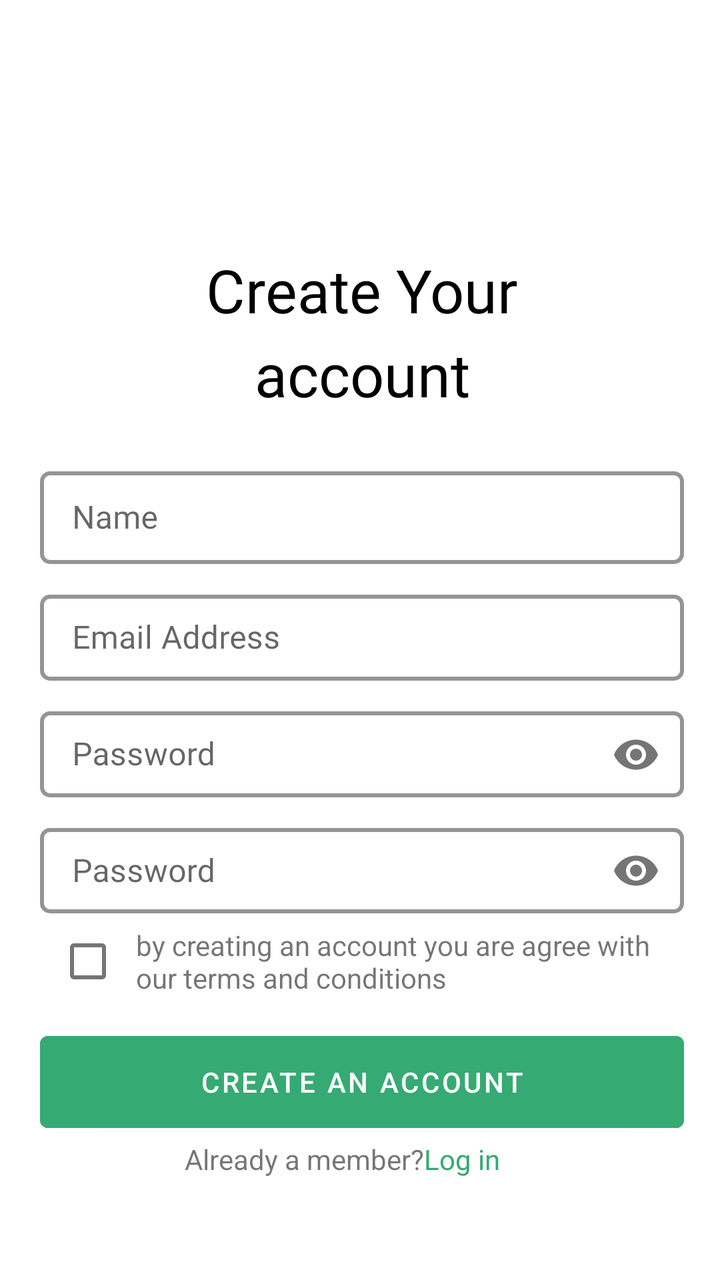
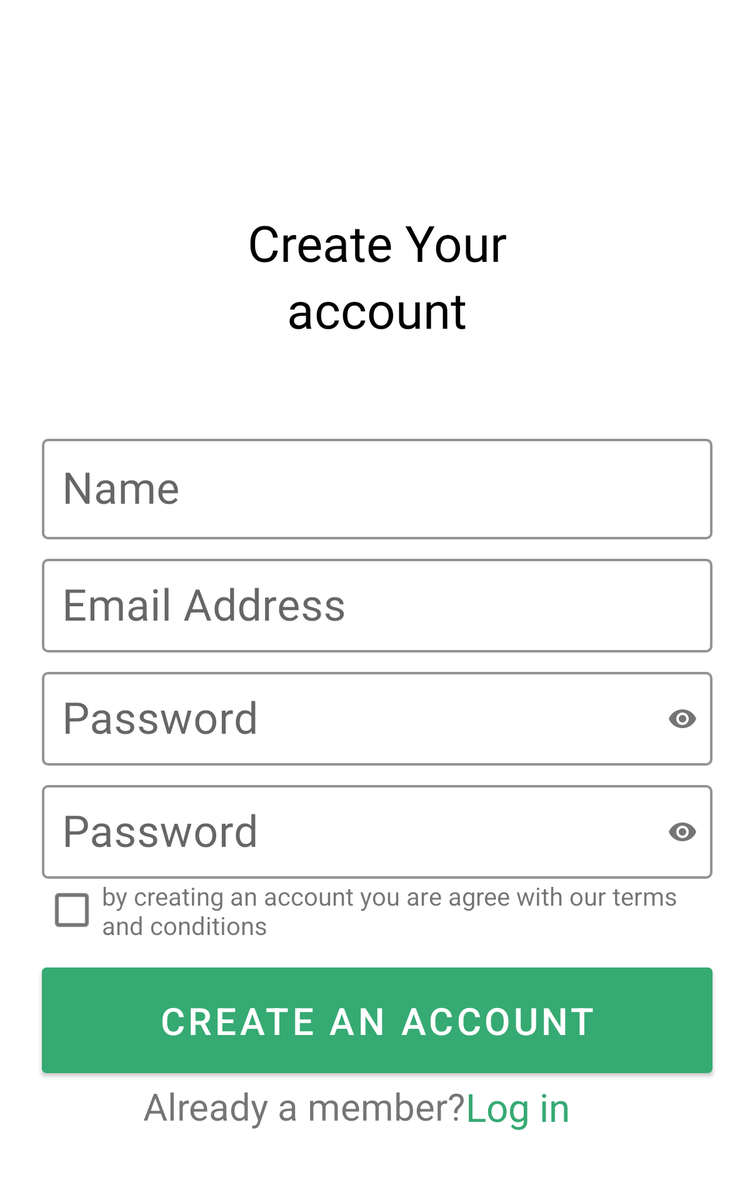

First picture: res/layout/ on a phone held upright. Second picture: the repository's own variant of that layout, on a device whose configuration matches the variant's folder. Source for both follows.
<!-- AndroidManifest.xml: application theme Theme.ECommerceDemo -->
<!-- res/layout/activity_register.xml -->
<?xml version="1.0" encoding="utf-8"?>
<androidx.constraintlayout.widget.ConstraintLayout
    xmlns:android="http://schemas.android.com/apk/res/android"
    xmlns:app="http://schemas.android.com/apk/res-auto"
    xmlns:tools="http://schemas.android.com/tools"
    android:layout_width="match_parent"
    android:layout_height="match_parent"
    tools:context=".register.Register">


    <androidx.constraintlayout.widget.ConstraintLayout
        android:layout_width="match_parent"
        android:layout_height="match_parent"
        app:layout_constraintBottom_toBottomOf="parent"
        app:layout_constraintEnd_toEndOf="parent"
        app:layout_constraintStart_toStartOf="parent"
        app:layout_constraintTop_toTopOf="parent">

        <com.google.android.material.imageview.ShapeableImageView
            android:id="@+id/shapeableImageView3"
            android:layout_width="80dp"
            android:layout_height="80dp"
            android:src="@drawable/logo_green"
            app:layout_constraintEnd_toEndOf="parent"
            app:layout_constraintStart_toStartOf="parent"
            app:layout_constraintTop_toTopOf="@+id/glv1" />


        <com.google.android.material.textview.MaterialTextView
            android:id="@+id/materialTextView4"
            android:layout_width="wrap_content"
            android:layout_height="wrap_content"
            android:fontFamily="@font/montserrat_regular"
            android:text="@string/create_your"
            android:textColor="@color/black"
            android:textSize="30sp"
            app:layout_constraintEnd_toStartOf="@+id/guideline6"
            app:layout_constraintStart_toStartOf="@+id/glh1"
            app:layout_constraintTop_toBottomOf="@+id/shapeableImageView3" />

        <com.google.android.material.textview.MaterialTextView
            android:id="@+id/materialTextView5"
            android:layout_width="wrap_content"
            android:layout_height="wrap_content"
            android:fontFamily="@font/montserrat_regular"
            android:text="@string/account"
            android:textColor="@color/black"
            android:textSize="@dimen/dim_reg_font_size"
            app:layout_constraintBottom_toTopOf="@+id/glv2"
            app:layout_constraintEnd_toStartOf="@+id/guideline6"
            app:layout_constraintStart_toStartOf="@+id/glh1"
            app:layout_constraintTop_toBottomOf="@+id/materialTextView4" />

        <com.google.android.material.textfield.TextInputLayout
            android:id="@+id/til_name"
            style="@style/Widget.MaterialComponents.TextInputLayout.OutlinedBox"
            android:layout_width="0dp"
            android:layout_height="0dp"
            android:hint="@string/name"
            app:boxBackgroundColor="@color/white"
            app:boxCornerRadiusBottomEnd="5dp"
            app:boxCornerRadiusBottomStart="5dp"
            app:boxCornerRadiusTopEnd="5dp"
            app:boxCornerRadiusTopStart="5dp"
            app:boxStrokeColor="@color/black"
            app:boxStrokeWidth="2dp"
            app:hintTextColor="@color/black"
            app:layout_constraintDimensionRatio="10:1.6"
            app:layout_constraintEnd_toStartOf="@+id/guideline6"
            app:layout_constraintStart_toStartOf="@+id/glh1"
            app:layout_constraintTop_toTopOf="@+id/glv3">


            <com.google.android.material.textfield.TextInputEditText
                android:id="@+id/et_name"
                android:layout_width="match_parent"
                android:layout_height="match_parent"
                android:fontFamily="@font/montserrat_regular"
                android:inputType="text"
                android:maxLength="25"
                android:maxLines="1"
                android:textSize="16sp" />

        </com.google.android.material.textfield.TextInputLayout>

        <com.google.android.material.textfield.TextInputLayout
            android:id="@+id/til_emailAddress"
            style="@style/Widget.MaterialComponents.TextInputLayout.OutlinedBox"
            android:layout_width="0dp"
            android:layout_height="0dp"
            android:layout_marginTop="10dp"
            android:hint="@string/Email_Address"
            app:boxBackgroundColor="@color/white"
            app:boxCornerRadiusBottomEnd="5dp"
            app:boxCornerRadiusBottomStart="5dp"
            app:boxCornerRadiusTopEnd="5dp"
            app:boxCornerRadiusTopStart="5dp"
            app:boxStrokeColor="@color/black"
            app:boxStrokeWidth="2dp"
            app:hintTextColor="@color/black"
            app:layout_constraintDimensionRatio="10:1.5"
            app:layout_constraintEnd_toEndOf="@+id/til_name"
            app:layout_constraintStart_toStartOf="@+id/til_name"
            app:layout_constraintTop_toBottomOf="@+id/til_name">


            <com.google.android.material.textfield.TextInputEditText
                android:id="@+id/et_email"
                android:layout_width="match_parent"
                android:layout_height="match_parent"
                android:fontFamily="@font/montserrat_regular"
                android:inputType="text"
                android:maxLength="25"
                android:maxLines="1"
                android:textSize="16sp" />

        </com.google.android.material.textfield.TextInputLayout>


        <com.google.android.material.textfield.TextInputLayout
            android:id="@+id/til_password"
            style="@style/Widget.MaterialComponents.TextInputLayout.OutlinedBox"
            android:layout_width="0dp"
            android:layout_height="0dp"
            android:layout_marginTop="10dp"
            android:hint="@string/password"
            app:boxCornerRadiusBottomEnd="5dp"
            app:boxCornerRadiusBottomStart="5dp"
            app:boxCornerRadiusTopEnd="5dp"
            app:boxCornerRadiusTopStart="5dp"
            app:boxStrokeColor="@color/black"
            app:boxStrokeWidth="2dp"
            app:hintTextColor="@color/black"
            app:layout_constraintDimensionRatio="10:1.5"
            app:layout_constraintEnd_toEndOf="@+id/til_name"
            app:layout_constraintStart_toStartOf="@+id/til_name"
            app:layout_constraintTop_toBottomOf="@+id/til_emailAddress"
            app:passwordToggleEnabled="true">


            <com.google.android.material.textfield.TextInputEditText
                android:id="@+id/et_password"
                android:layout_width="match_parent"
                android:layout_height="match_parent"
                android:fontFamily="@font/montserrat_regular"
                android:inputType="textPassword"
                android:textSize="16sp" />

        </com.google.android.material.textfield.TextInputLayout>


        <com.google.android.material.textfield.TextInputLayout
            android:id="@+id/til_cpassword"
            style="@style/Widget.MaterialComponents.TextInputLayout.OutlinedBox"
            android:layout_width="0dp"
            android:layout_height="0dp"
            android:layout_marginTop="10dp"
            android:hint="@string/password"
            app:boxCornerRadiusBottomEnd="5dp"
            app:boxCornerRadiusBottomStart="5dp"
            app:boxCornerRadiusTopEnd="5dp"
            app:boxCornerRadiusTopStart="5dp"
            app:boxStrokeColor="@color/black"
            app:boxStrokeWidth="2dp"
            app:hintTextColor="@color/black"
            app:layout_constraintDimensionRatio="10:1.5"
            app:layout_constraintEnd_toEndOf="@+id/til_name"
            app:layout_constraintStart_toStartOf="@+id/til_name"
            app:layout_constraintTop_toBottomOf="@+id/til_password"
            app:passwordToggleEnabled="true">


            <com.google.android.material.textfield.TextInputEditText
                android:id="@+id/et_cpassword"
                android:layout_width="match_parent"
                android:layout_height="match_parent"
                android:fontFamily="@font/montserrat_regular"
                android:inputType="textPassword"
                android:textSize="16sp" />

        </com.google.android.material.textfield.TextInputLayout>


        <CheckBox
            android:id="@+id/checkBox"
            android:layout_width="wrap_content"
            android:layout_height="wrap_content"
            app:layout_constraintStart_toStartOf="@+id/til_name"
            app:layout_constraintTop_toBottomOf="@+id/til_cpassword" />

        <com.google.android.material.textview.MaterialTextView
            android:id="@+id/materialTextView6"
            android:layout_width="0dp"
            android:layout_height="wrap_content"
            android:text="@string/by_creating_an_account_you_are_agree_with_our_terms_and_conditions"
            app:layout_constraintBottom_toBottomOf="@+id/checkBox"
            app:layout_constraintEnd_toEndOf="@+id/til_name"
            app:layout_constraintStart_toEndOf="@+id/checkBox"
            app:layout_constraintTop_toBottomOf="@+id/til_cpassword" />


        <com.google.android.material.button.MaterialButton
            android:id="@+id/btn_register"
            android:layout_width="0dp"
            android:layout_height="0dp"
            android:backgroundTint="@color/green"
            android:text="@string/create_an_account"
            app:layout_constraintDimensionRatio="10:1.8"
            app:layout_constraintEnd_toEndOf="@+id/til_name"
            app:layout_constraintStart_toStartOf="@+id/til_name"
            app:layout_constraintTop_toTopOf="@+id/glv4" />

        <com.google.android.material.textview.MaterialTextView
            android:id="@+id/materialTextView7"
            android:layout_width="wrap_content"
            android:layout_height="wrap_content"
            android:text="@string/alreadyaMember"
            app:layout_constraintEnd_toStartOf="@+id/tv_login"
            app:layout_constraintHorizontal_bias="0.5"
            app:layout_constraintHorizontal_chainStyle="packed"
            app:layout_constraintStart_toStartOf="parent"
            app:layout_constraintTop_toBottomOf="@+id/btn_register" />

        <com.google.android.material.textview.MaterialTextView
            android:id="@+id/tv_login"
            android:layout_width="wrap_content"
            android:layout_height="wrap_content"
            android:fontFamily="@font/montserrat_semibold"
            android:text="@string/log_in"
            android:textColor="@color/green"
            app:layout_constraintEnd_toEndOf="parent"
            app:layout_constraintEnd_toStartOf="@+id/guideline6"
            app:layout_constraintHorizontal_bias="0.5"
            app:layout_constraintStart_toEndOf="@+id/materialTextView7"
            app:layout_constraintTop_toTopOf="@+id/materialTextView7" />

        <androidx.constraintlayout.widget.Guideline
            android:id="@+id/glv1"
            android:layout_width="wrap_content"
            android:layout_height="wrap_content"
            android:orientation="horizontal"
            app:layout_constraintGuide_percent="0.07" />

        <androidx.constraintlayout.widget.Guideline
            android:id="@+id/glv2"
            android:layout_width="wrap_content"
            android:layout_height="wrap_content"
            android:orientation="horizontal"
            app:layout_constraintGuide_percent="0.3254086" />

        <androidx.constraintlayout.widget.Guideline
            android:id="@+id/glv3"
            android:layout_width="wrap_content"
            android:layout_height="wrap_content"
            android:orientation="horizontal"
            app:layout_constraintGuide_percent=".36" />

        <androidx.constraintlayout.widget.Guideline
            android:id="@+id/glh1"
            android:layout_width="wrap_content"
            android:layout_height="wrap_content"
            android:orientation="vertical"
            app:layout_constraintGuide_percent="0.055555556" />

        <androidx.constraintlayout.widget.Guideline
            android:id="@+id/guideline6"
            android:layout_width="wrap_content"
            android:layout_height="wrap_content"
            android:orientation="vertical"
            app:layout_constraintGuide_percent="0.95" />

        <androidx.constraintlayout.widget.Guideline
            android:id="@+id/glv4"
            android:layout_width="wrap_content"
            android:layout_height="wrap_content"
            android:orientation="horizontal"
            app:layout_constraintGuide_percent=".80" />

    </androidx.constraintlayout.widget.ConstraintLayout>




</androidx.constraintlayout.widget.ConstraintLayout>
<!-- resources referenced by this layout -->
<resources>
  <color name="black">#FF000000</color>
  <color name="green">#36AA73</color>
  <color name="white">#FFFFFFFF</color>
  <!-- from res/values-160dpi/ -->
  <dimen name="dim_reg_font_size">30sp</dimen>
  <string name="Email_Address">Email Address</string>
  <string name="account">account</string>
  <string name="alreadyaMember">Already a member?</string>
  <string name="by_creating_an_account_you_are_agree_with_our_terms_and_conditions">by creating an account you are agree with our terms and conditions</string>
  <string name="create_an_account">Create an account</string>
  <string name="create_your">Create Your</string>
  <string name="log_in">Log in</string>
  <string name="name">Name</string>
  <string name="password">Password</string>
  <style name="Theme.ECommerceDemo" parent="Theme.MaterialComponents.DayNight.NoActionBar">
          
          <item name="colorPrimary">@color/purple_500</item>
          <item name="colorPrimaryVariant">@color/purple_700</item>
          <item name="colorOnPrimary">@color/white</item>
          
          <item name="colorSecondary">@color/teal_200</item>
          <item name="colorSecondaryVariant">@color/teal_700</item>
          <item name="colorOnSecondary">@color/black</item>
          
          <item name="android:statusBarColor" tools:targetApi="l">?attr/colorPrimaryVariant</item>
          
      </style>
  <color name="purple_500">#FF6200EE</color>
  <color name="purple_700">#FF3700B3</color>
  <color name="teal_200">#FF03DAC5</color>
  <color name="teal_700">#FF018786</color>
</resources>
<!-- res/layout-sw600dp/activity_register.xml (the repository's variant of the layout above) -->
<!-- drawn on a 7-inch tablet held upright -->
<?xml version="1.0" encoding="utf-8"?>
<androidx.constraintlayout.widget.ConstraintLayout
    xmlns:android="http://schemas.android.com/apk/res/android"
    xmlns:app="http://schemas.android.com/apk/res-auto"
    xmlns:tools="http://schemas.android.com/tools"
    android:layout_width="match_parent"
    android:layout_height="match_parent"
    tools:context=".register.Register">


    <androidx.constraintlayout.widget.ConstraintLayout
        android:layout_width="match_parent"
        android:layout_height="match_parent"
        app:layout_constraintBottom_toBottomOf="parent"
        app:layout_constraintEnd_toEndOf="parent"
        app:layout_constraintStart_toStartOf="parent"
        app:layout_constraintTop_toTopOf="parent">

        <com.google.android.material.imageview.ShapeableImageView
            android:id="@+id/shapeableImageView3"
            android:layout_width="100dp"
            android:layout_height="100dp"
            android:src="@drawable/logo_green"
            app:layout_constraintEnd_toEndOf="parent"
            app:layout_constraintStart_toStartOf="parent"
            app:layout_constraintTop_toTopOf="@+id/glv1" />


        <com.google.android.material.textview.MaterialTextView
            android:id="@+id/materialTextView4"
            android:layout_width="wrap_content"
            android:layout_height="wrap_content"
            android:fontFamily="@font/montserrat_regular"
            android:text="@string/create_your"
            android:textColor="@color/black"
            android:textSize="40sp"
            app:layout_constraintEnd_toStartOf="@+id/guideline6"
            app:layout_constraintStart_toStartOf="@+id/glh1"
            app:layout_constraintTop_toBottomOf="@+id/shapeableImageView3" />

        <com.google.android.material.textview.MaterialTextView
            android:id="@+id/materialTextView5"
            android:layout_width="wrap_content"
            android:layout_height="wrap_content"
            android:fontFamily="@font/montserrat_regular"
            android:text="@string/account"
            android:textColor="@color/black"
            android:textSize="40sp"
            app:layout_constraintEnd_toStartOf="@+id/guideline6"
            app:layout_constraintStart_toStartOf="@+id/glh1"
            app:layout_constraintTop_toBottomOf="@+id/materialTextView4" />

        <com.google.android.material.textfield.TextInputLayout
            android:id="@+id/til_name"
            style="@style/Widget.MaterialComponents.TextInputLayout.OutlinedBox"
            android:layout_width="0dp"
            android:layout_height="0dp"
            android:hint="@string/name"
            app:boxBackgroundColor="@color/white"
            app:boxCornerRadiusBottomEnd="5dp"
            app:boxCornerRadiusBottomStart="5dp"
            app:boxCornerRadiusTopEnd="5dp"
            app:boxCornerRadiusTopStart="5dp"
            app:boxStrokeColor="@color/black"
            app:boxStrokeWidth="2dp"
            app:hintTextColor="@color/black"
            app:layout_constraintDimensionRatio="10:1.6"
            app:layout_constraintEnd_toStartOf="@+id/guideline6"
            app:layout_constraintStart_toStartOf="@+id/glh1"
            app:layout_constraintTop_toTopOf="@+id/glv3">


            <com.google.android.material.textfield.TextInputEditText
                android:id="@+id/et_name"
                android:layout_width="match_parent"
                android:layout_height="match_parent"
                android:fontFamily="@font/montserrat_regular"
                android:inputType="text"
                android:maxLength="25"
                android:maxLines="1"
                android:textSize="35sp" />

        </com.google.android.material.textfield.TextInputLayout>

        <com.google.android.material.textfield.TextInputLayout
            android:id="@+id/til_emailAddress"
            style="@style/Widget.MaterialComponents.TextInputLayout.OutlinedBox"
            android:layout_width="0dp"
            android:layout_height="0dp"
            android:layout_marginTop="10dp"
            android:hint="@string/Email_Address"
            app:boxBackgroundColor="@color/white"
            app:boxCornerRadiusBottomEnd="5dp"
            app:boxCornerRadiusBottomStart="5dp"
            app:boxCornerRadiusTopEnd="5dp"
            app:boxCornerRadiusTopStart="5dp"
            app:boxStrokeColor="@color/black"
            app:boxStrokeWidth="2dp"
            app:hintTextColor="@color/black"
            app:layout_constraintDimensionRatio="10:1.5"
            app:layout_constraintEnd_toEndOf="@+id/til_name"
            app:layout_constraintStart_toStartOf="@+id/til_name"
            app:layout_constraintTop_toBottomOf="@+id/til_name">


            <com.google.android.material.textfield.TextInputEditText
                android:id="@+id/et_email"
                android:layout_width="match_parent"
                android:layout_height="match_parent"
                android:fontFamily="@font/montserrat_regular"
                android:inputType="text"
                android:maxLength="25"
                android:maxLines="1"
                android:textSize="35sp" />

        </com.google.android.material.textfield.TextInputLayout>


        <com.google.android.material.textfield.TextInputLayout
            android:id="@+id/til_password"
            style="@style/Widget.MaterialComponents.TextInputLayout.OutlinedBox"
            android:layout_width="0dp"
            android:layout_height="0dp"
            android:layout_marginTop="10dp"
            android:hint="@string/password"
            app:boxCornerRadiusBottomEnd="5dp"
            app:boxCornerRadiusBottomStart="5dp"
            app:boxCornerRadiusTopEnd="5dp"
            app:boxCornerRadiusTopStart="5dp"
            app:boxStrokeColor="@color/black"
            app:boxStrokeWidth="2dp"
            app:hintTextColor="@color/black"
            app:layout_constraintDimensionRatio="10:1.5"
            app:layout_constraintEnd_toEndOf="@+id/til_name"
            app:layout_constraintStart_toStartOf="@+id/til_name"
            app:layout_constraintTop_toBottomOf="@+id/til_emailAddress"
            app:passwordToggleEnabled="true">


            <com.google.android.material.textfield.TextInputEditText
                android:id="@+id/et_password"
                android:layout_width="match_parent"
                android:layout_height="match_parent"
                android:fontFamily="@font/montserrat_regular"
                android:inputType="textPassword"
                android:textSize="35sp" />

        </com.google.android.material.textfield.TextInputLayout>


        <com.google.android.material.textfield.TextInputLayout
            android:id="@+id/til_cpassword"
            style="@style/Widget.MaterialComponents.TextInputLayout.OutlinedBox"
            android:layout_width="0dp"
            android:layout_height="0dp"
            android:layout_marginTop="10dp"
            android:hint="@string/password"
            app:boxCornerRadiusBottomEnd="5dp"
            app:boxCornerRadiusBottomStart="5dp"
            app:boxCornerRadiusTopEnd="5dp"
            app:boxCornerRadiusTopStart="5dp"
            app:boxStrokeColor="@color/black"
            app:boxStrokeWidth="2dp"
            app:hintTextColor="@color/black"
            app:layout_constraintDimensionRatio="10:1.5"
            app:layout_constraintEnd_toEndOf="@+id/til_name"
            app:layout_constraintStart_toStartOf="@+id/til_name"
            app:layout_constraintTop_toBottomOf="@+id/til_password"
            app:passwordToggleEnabled="true">


            <com.google.android.material.textfield.TextInputEditText
                android:id="@+id/et_cpassword"
                android:layout_width="match_parent"
                android:layout_height="match_parent"
                android:fontFamily="@font/montserrat_regular"
                android:inputType="textPassword"
                android:textSize="35sp" />

        </com.google.android.material.textfield.TextInputLayout>


        <CheckBox
            android:id="@+id/checkBox"
            android:layout_width="wrap_content"
            android:layout_height="wrap_content"
            android:scaleX="1.5"
            android:scaleY="1.5"
            app:layout_constraintBottom_toBottomOf="@+id/materialTextView6"
            app:layout_constraintStart_toStartOf="@+id/til_name"
            app:layout_constraintTop_toTopOf="@+id/materialTextView6" />


        <com.google.android.material.textview.MaterialTextView
            android:id="@+id/materialTextView6"
            android:layout_width="0dp"
            android:layout_height="wrap_content"
            android:text="@string/by_creating_an_account_you_are_agree_with_our_terms_and_conditions"
            android:textSize="20sp"
            app:layout_constraintEnd_toEndOf="@+id/til_name"
            app:layout_constraintHorizontal_bias="1.0"
            app:layout_constraintStart_toEndOf="@+id/checkBox"
            app:layout_constraintTop_toBottomOf="@+id/til_cpassword" />

        <com.google.android.material.button.MaterialButton
            android:id="@+id/btn_register"
            android:layout_width="0dp"
            android:layout_height="0dp"
            android:textSize="30sp"
            android:backgroundTint="@color/green"
            android:text="@string/create_an_account"
            app:layout_constraintDimensionRatio="10:1.8"
            app:layout_constraintEnd_toEndOf="@+id/til_name"
            app:layout_constraintStart_toStartOf="@+id/til_name"
            app:layout_constraintTop_toTopOf="@+id/glv4" />

        <com.google.android.material.textview.MaterialTextView
            android:id="@+id/materialTextView7"
            android:layout_width="wrap_content"
            android:layout_height="wrap_content"
            android:textSize="30sp"
            android:text="@string/alreadyaMember"
            app:layout_constraintEnd_toStartOf="@+id/tv_login"
            app:layout_constraintHorizontal_bias="0.5"
            app:layout_constraintHorizontal_chainStyle="packed"
            app:layout_constraintStart_toStartOf="parent"
            app:layout_constraintTop_toBottomOf="@+id/btn_register" />

        <com.google.android.material.textview.MaterialTextView
            android:id="@+id/tv_login"
            android:layout_width="wrap_content"
            android:layout_height="wrap_content"
            android:fontFamily="@font/montserrat_semibold"
            android:text="@string/log_in"
            android:textColor="@color/green"
            android:textSize="31sp"
            app:layout_constraintEnd_toEndOf="parent"
            app:layout_constraintEnd_toStartOf="@+id/guideline6"
            app:layout_constraintHorizontal_bias="0.5"
            app:layout_constraintStart_toEndOf="@+id/materialTextView7"
            app:layout_constraintTop_toTopOf="@+id/materialTextView7" />

        <androidx.constraintlayout.widget.Guideline
            android:id="@+id/glv1"
            android:layout_width="wrap_content"
            android:layout_height="wrap_content"
            android:orientation="horizontal"
            app:layout_constraintGuide_percent="0.07" />

        <androidx.constraintlayout.widget.Guideline
            android:id="@+id/glv2"
            android:layout_width="wrap_content"
            android:layout_height="wrap_content"
            android:orientation="horizontal"
            app:layout_constraintGuide_percent="0.3254086" />

        <androidx.constraintlayout.widget.Guideline
            android:id="@+id/glv3"
            android:layout_width="wrap_content"
            android:layout_height="wrap_content"
            android:orientation="horizontal"
            app:layout_constraintGuide_percent=".36" />

        <androidx.constraintlayout.widget.Guideline
            android:id="@+id/glh1"
            android:layout_width="wrap_content"
            android:layout_height="wrap_content"
            android:orientation="vertical"
            app:layout_constraintGuide_percent="0.055555556" />

        <androidx.constraintlayout.widget.Guideline
            android:id="@+id/guideline6"
            android:layout_width="wrap_content"
            android:layout_height="wrap_content"
            android:orientation="vertical"
            app:layout_constraintGuide_percent="0.95" />

        <androidx.constraintlayout.widget.Guideline
            android:id="@+id/glv4"
            android:layout_width="wrap_content"
            android:layout_height="wrap_content"
            android:orientation="horizontal"
            app:layout_constraintGuide_percent=".80" />

    </androidx.constraintlayout.widget.ConstraintLayout>




</androidx.constraintlayout.widget.ConstraintLayout>
<!-- resources referenced by the variant -->
<!-- as a 7-inch tablet held upright resolves them -->
<resources>
  <color name="black">#FF000000</color>
  <color name="green">#36AA73</color>
  <color name="white">#FFFFFFFF</color>
  <string name="Email_Address">Email Address</string>
  <string name="account">account</string>
  <string name="alreadyaMember">Already a member?</string>
  <string name="by_creating_an_account_you_are_agree_with_our_terms_and_conditions">by creating an account you are agree with our terms and conditions</string>
  <string name="create_an_account">Create an account</string>
  <string name="create_your">Create Your</string>
  <string name="log_in">Log in</string>
  <string name="name">Name</string>
  <string name="password">Password</string>
  <style name="Theme.ECommerceDemo" parent="Theme.MaterialComponents.DayNight.NoActionBar">
          
          <item name="colorPrimary">@color/purple_500</item>
          <item name="colorPrimaryVariant">@color/purple_700</item>
          <item name="colorOnPrimary">@color/white</item>
          
          <item name="colorSecondary">@color/teal_200</item>
          <item name="colorSecondaryVariant">@color/teal_700</item>
          <item name="colorOnSecondary">@color/black</item>
          
          <item name="android:statusBarColor" tools:targetApi="l">?attr/colorPrimaryVariant</item>
          
      </style>
  <color name="purple_500">#FF6200EE</color>
  <color name="purple_700">#FF3700B3</color>
  <color name="teal_200">#FF03DAC5</color>
  <color name="teal_700">#FF018786</color>
</resources>
